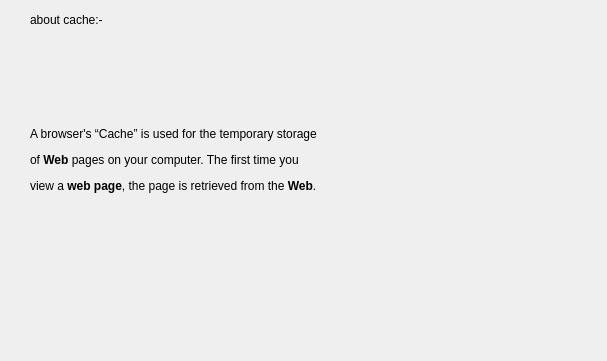
<?xml version="1.0" encoding="UTF-8"?>
<ui version="4.0">
 <class>cacDialog</class>
 <widget class="QDialog" name="cacDialog">
  <property name="geometry">
   <rect>
    <x>0</x>
    <y>0</y>
    <width>607</width>
    <height>361</height>
   </rect>
  </property>
  <property name="windowTitle">
   <string>Dialog</string>
  </property>
  <widget class="QLabel" name="label">
   <property name="geometry">
    <rect>
     <x>30</x>
     <y>10</y>
     <width>211</width>
     <height>20</height>
    </rect>
   </property>
   <property name="text">
    <string>about cache:-</string>
   </property>
  </widget>
  <widget class="QLabel" name="label_2">
   <property name="geometry">
    <rect>
     <x>30</x>
     <y>50</y>
     <width>501</width>
     <height>221</height>
    </rect>
   </property>
   <property name="text">
    <string>&lt;html&gt;&lt;head/&gt;&lt;body&gt;&lt;p&gt;A browser's “Cache” is used for the temporary storage&lt;/p&gt;&lt;p&gt; of &lt;span style=&quot; font-weight:600;&quot;&gt;Web&lt;/span&gt; pages on your computer. The first time you &lt;/p&gt;&lt;p&gt;view a &lt;span style=&quot; font-weight:600;&quot;&gt;web page&lt;/span&gt;, the page is retrieved from the &lt;span style=&quot; font-weight:600;&quot;&gt;Web&lt;/span&gt;.&lt;/p&gt;&lt;/body&gt;&lt;/html&gt;</string>
   </property>
  </widget>
 </widget>
 <resources/>
 <connections/>
</ui>
